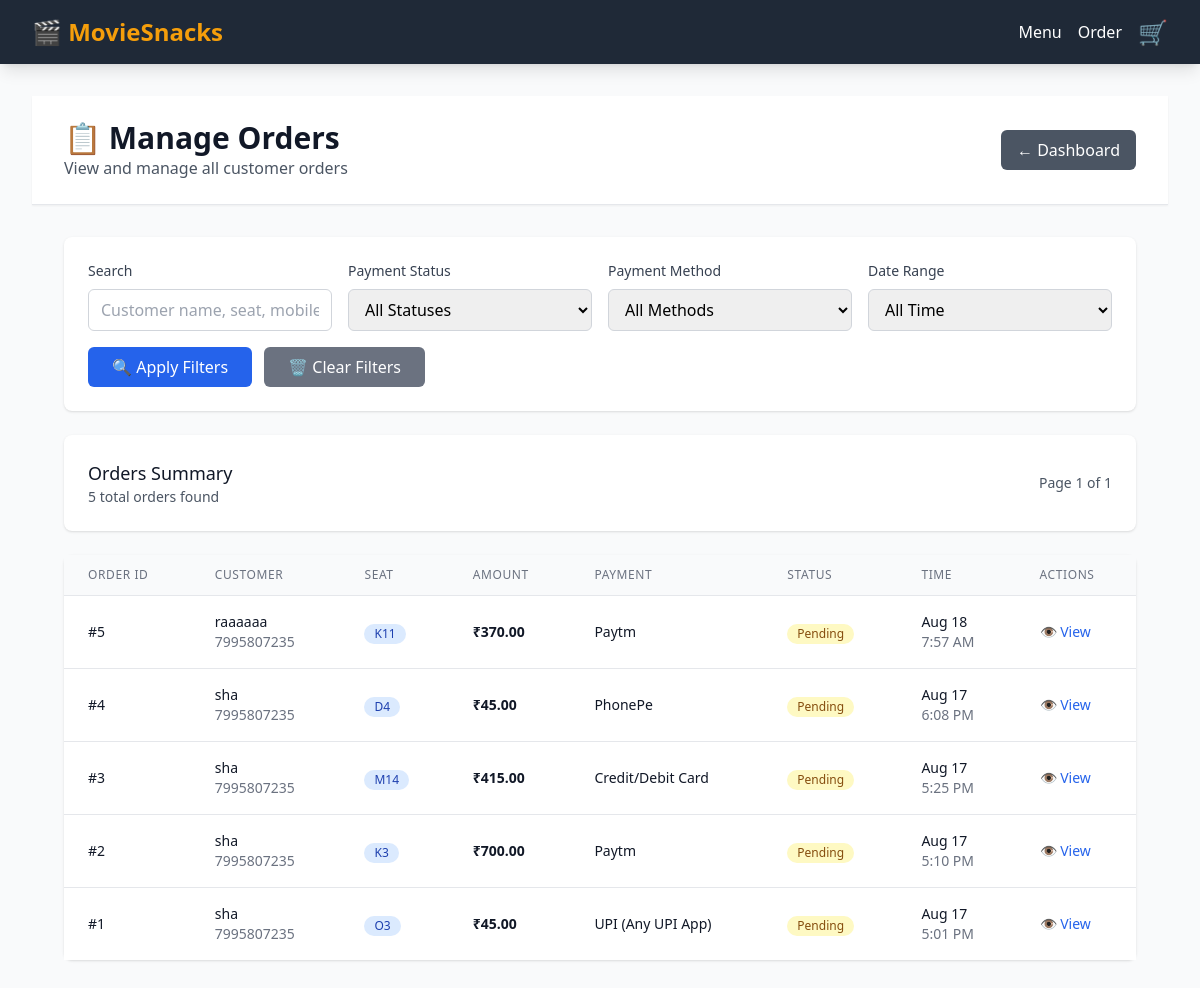
/owner/orders/ (signed in), run on the app's committed database.
### food_booking/models.py (models this page shows, shortened)
class Order(models.Model):
    PAYMENT_METHOD_CHOICES = [
        ('UPI', 'UPI (Any UPI App)'),
        ('PHONEPE', 'PhonePe'),
        ('GPAY', 'Google Pay'),
        ('PAYTM', 'Paytm'),
        ('CARD', 'Credit/Debit Card'),
        ('CASH', 'Cash'),
    ]
    PAYMENT_STATUS_CHOICES = [
        ('PENDING', 'Pending'),
        ('PAID', 'Paid'),
        ('FAILED', 'Failed'),
    ]
    seat_number = models.CharField(max_length=10)
    customer_name = models.CharField(max_length=100)
    mobile_number = models.CharField(max_length=15, blank=True, null=True)
    payment_method = models.CharField(
        max_length=10,
        choices=PAYMENT_METHOD_CHOICES,
        default='UPI'
    )
    payment_status = models.CharField(
        max_length=10,
        choices=PAYMENT_STATUS_CHOICES,
        default='PENDING'
    )
    total_amount = models.DecimalField(
        max_digits=10,
        decimal_places=2,
        default=Decimal('0.00')
    )
    created_at = models.DateTimeField(auto_now_add=True)
    updated_at = models.DateTimeField(auto_now=True)
    class Meta:
        ordering = ['-created_at']

### food_booking/owner_views.py (the view, shortened to what this page needs)
# urls.py: path('owner/orders/', owner_views.owner_orders, name='owner_orders'),
@login_required
@user_passes_test(is_owner)
def owner_orders(request):
    status_filter = request.GET.get('status', '')
    payment_filter = request.GET.get('payment', '')
    date_filter = request.GET.get('date', '')
    search_query = request.GET.get('search', '')
    orders = Order.objects.select_related().prefetch_related('orderitem_set__food_item')
    if status_filter:
        orders = orders.filter(payment_status=status_filter)
    if payment_filter:
        orders = orders.filter(payment_method=payment_filter)
    if search_query:
        orders = orders.filter(
            Q(customer_name__icontains=search_query) |
            Q(seat_number__icontains=search_query) |
            Q(mobile_number__icontains=search_query)
        )
    orders = orders.order_by('-created_at')
    page_size = 20
    page = int(request.GET.get('page', 1))
    start = (page - 1) * page_size
    end = start + page_size
    total_orders = orders.count()
    total_pages = (total_orders + page_size - 1) // page_size
    orders_page = orders[start:end]
    context = {
        'orders': orders_page,
        'total_orders': total_orders,
        'current_page': page,
        'total_pages': total_pages,
        'status_filter': status_filter,
        'payment_filter': payment_filter,
        'date_filter': date_filter,
        'search_query': search_query,
        'payment_methods': Order.PAYMENT_METHOD_CHOICES,
        'payment_statuses': Order.PAYMENT_STATUS_CHOICES,
    }
    return render(request, 'food_booking/owner/orders.html', context)

### food_booking/owner_views.py (called while the page is built)
def is_owner(user):
    return (user.is_authenticated and
            user.is_active and
            user.is_staff and
            user.is_superuser)  # Only superusers can access owner features

### templates/food_booking/owner/orders.html (shortened to what this page needs)
{% extends 'base.html' %}
{% block content %}
<div class="min-h-screen bg-gray-50">
    <div class="bg-white shadow-sm border-b">
        <div class="max-w-7xl mx-auto px-4 sm:px-6 lg:px-8">
            <div class="flex justify-between items-center py-6">
                <div>
                    <h1 class="text-3xl font-bold text-gray-900">📋 Manage Orders</h1>
                    <p class="text-gray-600">View and manage all customer orders</p>
                </div>
                <div class="flex space-x-3">
                    <a href="{% url 'food_booking:owner_dashboard' %}"
                       class="bg-gray-600 hover:bg-gray-700 text-white px-4 py-2 rounded-md font-medium">
                        ← Dashboard
                    </a>
                </div>
            </div>
        </div>
    </div>
    <div class="max-w-7xl mx-auto px-4 sm:px-6 lg:px-8 py-8">
        <div class="bg-white rounded-lg shadow mb-6">
            <div class="p-6">
                <form method="get" class="grid grid-cols-1 md:grid-cols-4 gap-4">
                    <div>
                        <label for="search" class="block text-sm font-medium text-gray-700 mb-2">Search</label>
                        <input type="text" name="search" id="search" value="{{ search_query }}"
                               class="w-full px-3 py-2 border border-gray-300 rounded-md focus:outline-none focus:ring-2 focus:ring-blue-500"
                               placeholder="Customer name, seat, mobile...">
                    </div>
                    <div>
                        <label for="status" class="block text-sm font-medium text-gray-700 mb-2">Payment Status</label>
                        <select name="status" id="status"
                                class="w-full px-3 py-2 border border-gray-300 rounded-md focus:outline-none focus:ring-2 focus:ring-blue-500">
                            <option value="">All Statuses</option>
                        </select>
                    </div>
                    <div>
                        <label for="payment" class="block text-sm font-medium text-gray-700 mb-2">Payment Method</label>
                        <select name="payment" id="payment"
                                class="w-full px-3 py-2 border border-gray-300 rounded-md focus:outline-none focus:ring-2 focus:ring-blue-500">
                            <option value="">All Methods</option>
                        </select>
                    </div>
                    <div>
                        <label for="date" class="block text-sm font-medium text-gray-700 mb-2">Date Range</label>
                        <select name="date" id="date"
                                class="w-full px-3 py-2 border border-gray-300 rounded-md focus:outline-none focus:ring-2 focus:ring-blue-500">
                            <option value="">All Time</option>
                        </select>
                    </div>
                    <div class="md:col-span-4 flex space-x-3">
                        <button type="submit"
                                class="bg-blue-600 hover:bg-blue-700 text-white px-6 py-2 rounded-md font-medium">
                            🔍 Apply Filters
                        </button>
                        <a href="{% url 'food_booking:owner_orders' %}"
                           class="bg-gray-500 hover:bg-gray-600 text-white px-6 py-2 rounded-md font-medium">
                            🗑️ Clear Filters
                        </a>
                    </div>
                </form>
            </div>
        </div>
        <div class="bg-white rounded-lg shadow mb-6">
            <div class="p-6">
                <div class="flex items-center justify-between">
                    <div>
                        <h3 class="text-lg font-medium text-gray-900">Orders Summary</h3>
                        <p class="text-sm text-gray-600">{{ total_orders }} total orders found</p>
                    </div>
                    <div class="text-right">
                        <p class="text-sm text-gray-600">Page {{ current_page }} of {{ total_pages }}</p>
                    </div>
                </div>
            </div>
        </div>
        <div class="bg-white rounded-lg shadow">
            <div class="overflow-x-auto">
                <table class="min-w-full divide-y divide-gray-200">
                    <thead class="bg-gray-50">
                        <tr>
                            <th class="px-6 py-3 text-left text-xs font-medium text-gray-500 uppercase tracking-wider">
                                Order ID
                            </th>
                            <th class="px-6 py-3 text-left text-xs font-medium text-gray-500 uppercase tracking-wider">
                                Customer
                            </th>
                            <th class="px-6 py-3 text-left text-xs font-medium text-gray-500 uppercase tracking-wider">
                                Seat
                            </th>
                            <th class="px-6 py-3 text-left text-xs font-medium text-gray-500 uppercase tracking-wider">
                                Amount
                            </th>
                            <th class="px-6 py-3 text-left text-xs font-medium text-gray-500 uppercase tracking-wider">
                                Payment
                            </th>
                            <th class="px-6 py-3 text-left text-xs font-medium text-gray-500 uppercase tracking-wider">
                                Status
                            </th>
                            <th class="px-6 py-3 text-left text-xs font-medium text-gray-500 uppercase tracking-wider">
                                Time
                            </th>
                            <th class="px-6 py-3 text-left text-xs font-medium text-gray-500 uppercase tracking-wider">
                                Actions
                            </th>
                        </tr>
                    </thead>
                    <tbody class="bg-white divide-y divide-gray-200">
                        {% for order in orders %}
                            <tr class="hover:bg-gray-50">
                                <td class="px-6 py-4 whitespace-nowrap">
                                    <div class="text-sm font-medium text-gray-900">#{{ order.id }}</div>
                                </td>
                                <td class="px-6 py-4 whitespace-nowrap">
                                    <div>
                                        <div class="text-sm font-medium text-gray-900">{{ order.customer_name }}</div>
                                        {% if order.mobile_number %}
                                            <div class="text-sm text-gray-500">{{ order.mobile_number }}</div>
                                        {% endif %}
                                    </div>
                                </td>
                                <td class="px-6 py-4 whitespace-nowrap">
                                    <span class="inline-flex items-center px-2.5 py-0.5 rounded-full text-xs font-medium bg-blue-100 text-blue-800">
                                        {{ order.seat_number }}
                                    </span>
                                </td>
                                <td class="px-6 py-4 whitespace-nowrap">
                                    <div class="text-sm font-semibold text-gray-900">₹{{ order.total_amount|floatformat:2 }}</div>
                                </td>
                                <td class="px-6 py-4 whitespace-nowrap">
                                    <div class="text-sm text-gray-900">{{ order.get_payment_method_display }}</div>
                                </td>
                                <td class="px-6 py-4 whitespace-nowrap">
                                    {% if order.payment_status == 'PENDING' %}
                                        <span class="inline-flex items-center px-2.5 py-0.5 rounded-full text-xs font-medium bg-yellow-100 text-yellow-800">
                                            {{ order.get_payment_status_display }}
                                        </span>
                                    {% elif order.payment_status == 'PAID' %}
                                        <span class="inline-flex items-center px-2.5 py-0.5 rounded-full text-xs font-medium bg-green-100 text-green-800">
                                            {{ order.get_payment_status_display }}
                                        </span>
                                    {% else %}
                                        <span class="inline-flex items-center px-2.5 py-0.5 rounded-full text-xs font-medium bg-red-100 text-red-800">
                                            {{ order.get_payment_status_display }}
                                        </span>
                                    {% endif %}
                                </td>
                                <td class="px-6 py-4 whitespace-nowrap">
                                    <div class="text-sm text-gray-900">{{ order.created_at|date:"M d" }}</div>
                                    <div class="text-sm text-gray-500">{{ order.created_at|date:"g:i A" }}</div>
                                </td>
                                <td class="px-6 py-4 whitespace-nowrap text-sm font-medium">
                                    <a href="{% url 'food_booking:owner_order_detail' order.id %}"
                                       class="text-blue-600 hover:text-blue-900 font-medium">
                                        👁️ View
                                    </a>
                                </td>
                            </tr>
                        {% endfor %}
                    </tbody>
                </table>
            </div>
        </div>
    </div>
</div>
{% endblock %}

### data on the page
Order: id "5", customer_name "raaaaaa", mobile_number "7995807235", seat_number "K11", total_amount "370.00", payment_method "Paytm", payment_status "Pending", created_at "Aug 18", created_at "7:57 AM"
Order: id "4", customer_name "sha", mobile_number "7995807235", seat_number "D4", total_amount "45.00", payment_method "PhonePe", payment_status "Pending", created_at "Aug 17", created_at "6:08 PM"
Order: id "3", customer_name "sha", mobile_number "7995807235", seat_number "M14", total_amount "415.00", payment_method "Credit/Debit Card", payment_status "Pending", created_at "Aug 17", created_at "5:25 PM"
Order: id "2", customer_name "sha", mobile_number "7995807235", seat_number "K3", total_amount "700.00", payment_method "Paytm", payment_status "Pending", created_at "Aug 17", created_at "5:10 PM"
Order: id "1", customer_name "sha", mobile_number "7995807235", seat_number "O3", total_amount "45.00", payment_method "UPI (Any UPI App)", payment_status "Pending", created_at "Aug 17", created_at "5:01 PM"

### other printed values
{{ total_orders }} "5"
{{ current_page }} "1"
{{ total_pages }} "1"
